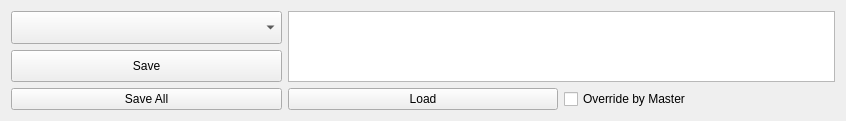
<?xml version="1.0" encoding="UTF-8"?>
<ui version="4.0">
 <class>SaveLoadScene</class>
 <widget class="QWidget" name="SaveLoadScene">
  <property name="geometry">
   <rect>
    <x>0</x>
    <y>0</y>
    <width>846</width>
    <height>121</height>
   </rect>
  </property>
  <property name="sizePolicy">
   <sizepolicy hsizetype="Expanding" vsizetype="Expanding">
    <horstretch>1</horstretch>
    <verstretch>1</verstretch>
   </sizepolicy>
  </property>
  <property name="windowTitle">
   <string>Form</string>
  </property>
  <layout class="QGridLayout" name="gridLayout_2">
   <item row="1" column="2">
    <layout class="QGridLayout" name="gridLayout">
     <item row="1" column="0">
      <widget class="QPushButton" name="pushButton_Save">
       <property name="sizePolicy">
        <sizepolicy hsizetype="Expanding" vsizetype="Expanding">
         <horstretch>1</horstretch>
         <verstretch>1</verstretch>
        </sizepolicy>
       </property>
       <property name="text">
        <string>Save</string>
       </property>
      </widget>
     </item>
     <item row="2" column="0">
      <widget class="QPushButton" name="pushButton_SaveAll">
       <property name="text">
        <string>Save All</string>
       </property>
      </widget>
     </item>
     <item row="2" column="1">
      <widget class="QPushButton" name="pushButton_Load">
       <property name="text">
        <string>Load</string>
       </property>
      </widget>
     </item>
     <item row="0" column="0">
      <widget class="QComboBox" name="comboBox">
       <property name="sizePolicy">
        <sizepolicy hsizetype="Expanding" vsizetype="Expanding">
         <horstretch>1</horstretch>
         <verstretch>1</verstretch>
        </sizepolicy>
       </property>
      </widget>
     </item>
     <item row="2" column="2">
      <widget class="QCheckBox" name="checkBox_OverrideEnable">
       <property name="text">
        <string>Override by Master</string>
       </property>
      </widget>
     </item>
     <item row="0" column="1" rowspan="2" colspan="2">
      <widget class="QPlainTextEdit" name="plainTextEdit">
       <property name="sizePolicy">
        <sizepolicy hsizetype="Expanding" vsizetype="Expanding">
         <horstretch>1</horstretch>
         <verstretch>1</verstretch>
        </sizepolicy>
       </property>
      </widget>
     </item>
    </layout>
   </item>
  </layout>
 </widget>
 <resources/>
 <connections/>
</ui>
